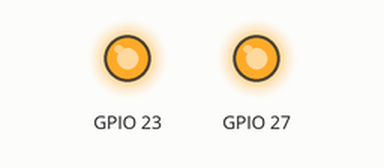
Simulated run of this program. Board: Raspberry Pi (BCM pin numbers). Shown: output pins drawn as LEDs (lit = HIGH).

Above: at 0.1 s.
Timing chart, 0 to 1.6 s (numbered marks = the images above):
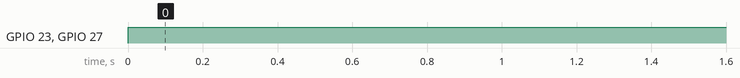

Measured:
- by itself, GPIO 23, GPIO 27: LOW → HIGH at 0.00 s

The program:

led2bcm.py
```python
#2 pin BCM
import RPi.GPIO as GPIO
GPIO.setwarnings(False)
GPIO.setmode(GPIO.BCM)
GPIO.setup(23,GPIO.OUT)
GPIO.setup(27,GPIO.OUT)
GPIO.output(23,False)
GPIO.output(27,False)
while True:
    GPIO.output(23,True)
    GPIO.output(27,True)
```
